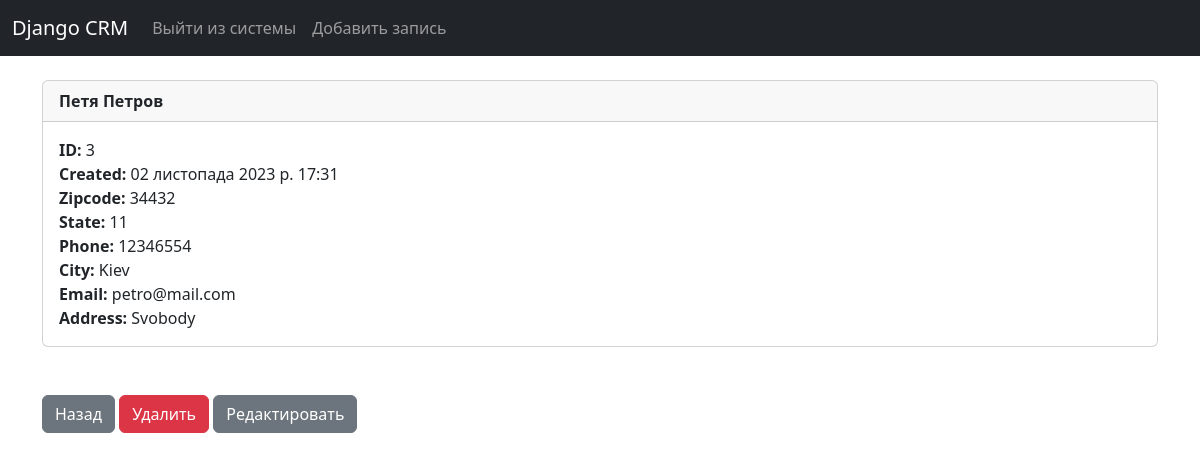
Screenshot of /record/3/ (signed in) with the database file from the repository.
### website/models.py (models this page shows, shortened)
class Record(models.Model):
    created_at = models.DateTimeField(auto_now_add=True)
    first_name = models.CharField(max_length=50)
    last_name = models.CharField(max_length=50)
    email = models.CharField(max_length=100)
    phone = models.CharField(max_length=15)
    address = models.CharField(max_length=100)
    city = models.CharField(max_length=50)
    state = models.CharField(max_length=50)
    zipcode = models.CharField(max_length=20)

### website/views.py (the view)
# urls.py: path("record/<int:pk>/", customer_record, name="record"),
def customer_record(request, pk):
    if request.user.is_authenticated:
        customer_record = Record.objects.get(id=pk)
        return render(request, "record.html", {"customer_record": customer_record})
    else:
        messages.success(request, "Необходимо войти в систему")
        return redirect("home")

### website/templates/record.html
{% extends 'base.html' %}
{% block content %}
<div class="card">
  <div class="card-header">
      <strong>
    {{ customer_record.first_name }}
    {{ customer_record.last_name }}
      </strong>
  </div>
  <div class="card-body">
    <p class="card-text">
        <strong>ID: </strong>{{ customer_record.id }}<br>
        <strong>Created: </strong>{{ customer_record.created_at }}<br>
        <strong>Zipcode: </strong>{{ customer_record.zipcode }}<br>
        <strong>State: </strong>{{ customer_record.state }}<br>
        <strong>Phone: </strong>{{ customer_record.phone }}<br>
        <strong>City: </strong>{{ customer_record.city }}<br>
        <strong>Email: </strong>{{ customer_record.email }}<br>
        <strong>Address: </strong>{{ customer_record.address }}<br>
    </p>
  </div>
</div>
    <br><br>
    <a href="{% url 'home' %}" class="btn btn-secondary">Назад</a>
    <a href="{% url 'delete_record' customer_record.id %}" class="btn btn-danger">Удалить</a>
    <a href="{% url 'update_record' customer_record.id %}" class="btn btn-secondary">Редактировать</a>
{% endblock %}

### rows the page displays
Record: first_name "Петя", last_name "Петров", id "3", created_at "02 листопада 2023 р. 17:31", zipcode "34432", state "11", phone "12346554", city "Kiev", email "petro@mail.com", address "Svobody"
